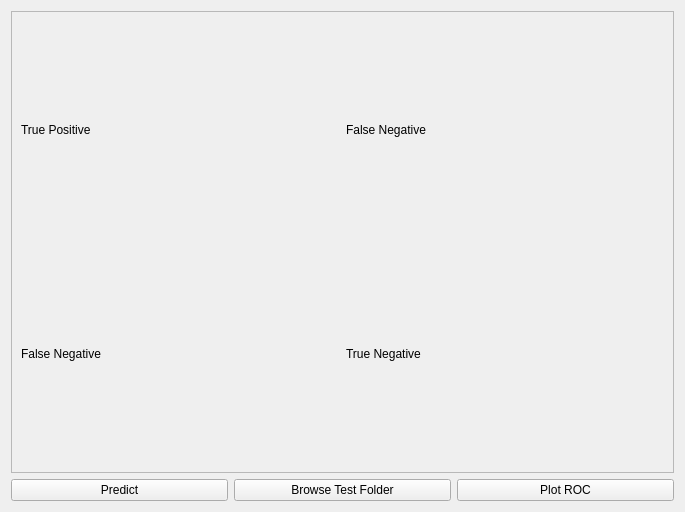
<?xml version="1.0" encoding="UTF-8"?>
<ui version="4.0">
 <class>ModelPredictionWidget</class>
 <widget class="QWidget" name="ModelPredictionWidget">
  <property name="geometry">
   <rect>
    <x>0</x>
    <y>0</y>
    <width>685</width>
    <height>512</height>
   </rect>
  </property>
  <property name="windowTitle">
   <string>Form</string>
  </property>
  <layout class="QVBoxLayout" name="verticalLayout_2">
   <item>
    <layout class="QVBoxLayout" name="verticalLayout">
     <item>
      <widget class="QFrame" name="frame">
       <property name="frameShape">
        <enum>QFrame::StyledPanel</enum>
       </property>
       <property name="frameShadow">
        <enum>QFrame::Raised</enum>
       </property>
       <layout class="QGridLayout" name="gridLayout">
        <item row="0" column="0">
         <widget class="QLabel" name="TPlabel">
          <property name="text">
           <string>True Positive</string>
          </property>
         </widget>
        </item>
        <item row="0" column="1">
         <widget class="QLabel" name="FNlabel">
          <property name="text">
           <string>False Negative</string>
          </property>
         </widget>
        </item>
        <item row="1" column="0">
         <widget class="QLabel" name="FNlabel_2">
          <property name="text">
           <string>False Negative</string>
          </property>
         </widget>
        </item>
        <item row="1" column="1">
         <widget class="QLabel" name="TNlabel">
          <property name="text">
           <string>True Negative</string>
          </property>
         </widget>
        </item>
       </layout>
      </widget>
     </item>
     <item>
      <layout class="QHBoxLayout" name="horizontalLayout">
       <item>
        <widget class="QPushButton" name="pushButton">
         <property name="text">
          <string>Predict</string>
         </property>
        </widget>
       </item>
       <item>
        <widget class="QPushButton" name="pushButton_2">
         <property name="text">
          <string>Browse Test Folder</string>
         </property>
        </widget>
       </item>
       <item>
        <widget class="QPushButton" name="pushButton_3">
         <property name="text">
          <string>Plot ROC</string>
         </property>
        </widget>
       </item>
      </layout>
     </item>
    </layout>
   </item>
  </layout>
 </widget>
 <resources/>
 <connections/>
</ui>
